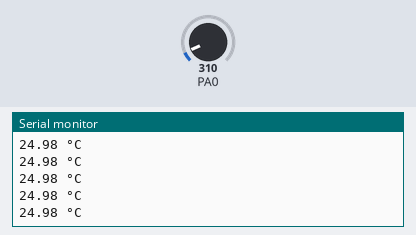
Bench run of a sketch on a simulated STM32 Blue Pill. Shown: the last lines printed to the serial monitor. The inputs (shaded band) are chosen by the test bench; at power-on: PA0 = 310.

Above: at 1.2 s.
1.3 s: PA0 set to 372
At 1.56 s:
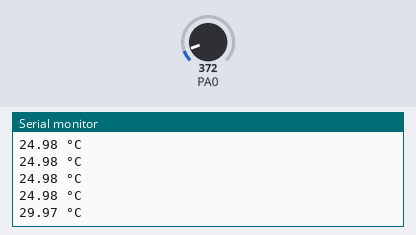
2.8 s: PA0 set to 434
At 2.96 s:
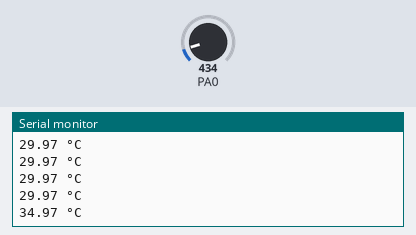
Timing chart, 0 to 5.8 s (numbered marks = the images above; inputs shaded):
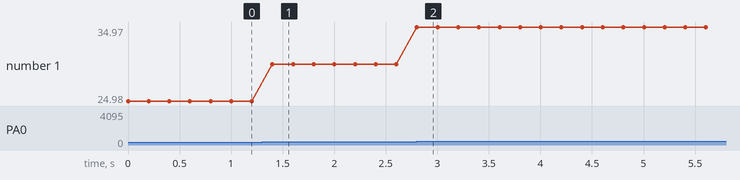

Measured:
- after the input at 1.3 s, the serial monitor: prints a new line after 0.10 s (image 1)
- after the input at 2.8 s, the serial monitor: prints a new line at once (image 2)
- plotted number 1: 24.98 → 29.97 after the input at 1.3 s, 29.97 → 34.97 after the input at 2.8 s

The sketch:

LM35_stm32.ino
```cpp
void setup() {
  Serial.begin(9600);
}

void loop() {

  // Lecture de la tension sur la pin A0
  int pinLM35 = analogRead(PA0);

  // Transformation de la valeur lue en degres celcius
  float temperature = pinLM35 * (3.3 / 4096.0 * 100.0);

  // Affichage de la temperature sur le port série
  Serial.print(temperature);
  Serial.println(" °C");
  delay(200);
}
```
